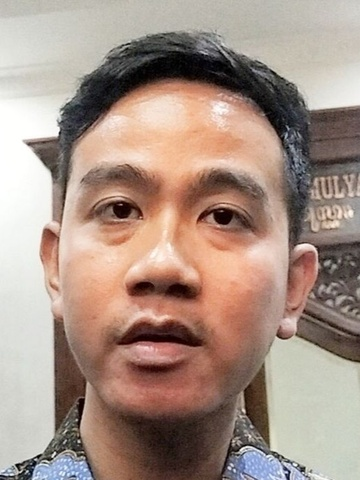
#> input picture face1.jpeg, 360 x 480 px, shrunk from 515 x 686 before the run, found by its file name
$ python exercise_6_3.py
#> lines starting #> are read from the running program, lines starting #| are printed output that depends on the picture; after the words box and inside, x2 and y2 are one past the last pixel; in counts of white or black regions, pixels touching at a corner belong together
# Exercise 6.3
# Modify the Example 6.3 Python program, trying different images and commenting on
# the accuracy of the detections.
import cv2

# Menguji pada berbagai gambar (misal face1.jpeg, face2.jpeg, dll.)
test_images = ['face1.jpeg', 'face0.jpg', 'face2.jpeg']
faceCascade = cv2.CascadeClassifier('haarcascade_frontalface_default.xml')
eyeCascade = cv2.CascadeClassifier('haarcascade_eye.xml')

for img_name in test_images:
    img = cv2.imread(img_name)
#> img is the input picture: shape (480, 360, 3); mean B, G, R 134.1, 145.9, 167.4
    if img is None:
        print(f"Gambar {img_name} tidak ditemukan, lewati.")
        continue

    gray = cv2.cvtColor(img, cv2.COLOR_BGR2GRAY)
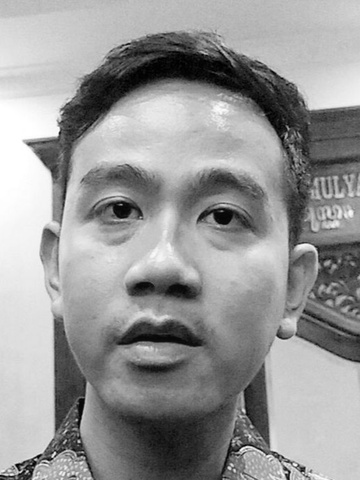
#> gray: shape (480, 360); min 0, max 255, mean 151
    faces = faceCascade.detectMultiScale(
        gray,
        scaleFactor=1.3,
        minNeighbors=5,
        minSize=(30, 30)
    )
#> faces = [[27, 95, 290, 290]]

    print(f"File: {img_name} -> Terdeteksi {len(faces)} wajah.")
#| File: face1.jpeg -> Terdeteksi 1 wajah.

    for (x, y, w, h) in faces:
        cv2.rectangle(img, (x, y), (x + w, y + h), (255, 255, 0), 2)
        cv2.putText(img, 'face', (x + 10, y + 10), cv2.FONT_HERSHEY_SIMPLEX, 1, (255, 0, 255), 2)
        face_gray = gray[y:y + h, x:x + w]
        face_color = img[y:y + h, x:x + w]

        eyes = eyeCascade.detectMultiScale(
            face_gray,
            scaleFactor=1.1,
            minNeighbors=10,
            minSize=(10, 10),
        )
        print(f"  -> Terdeteksi {len(eyes)} mata pada wajah di ({x}, {y})")

        for (ex, ey, ew, eh) in eyes:
            cv2.rectangle(face_color, (ex, ey), (ex + ew, ey + eh), (0, 255, 0), 2)
#> this loop made 1 pass
#> (x, y, w, h, eyes) on pass 1: (27, 95, 290, 290, [[158, 90, 64, 64], [56, 83, 66, 66]])
#|   -> Terdeteksi 2 mata pada wajah di (27, 95)
#> pass 1, `face_gray = gray[y:y + h, x:x + w]`:
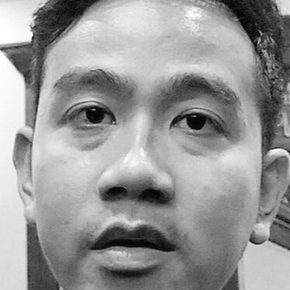
#> face_gray: shape (290, 290); min 1, max 255, mean 151.1
#> pass 1, `face_color = img[y:y + h, x:x + w]`:
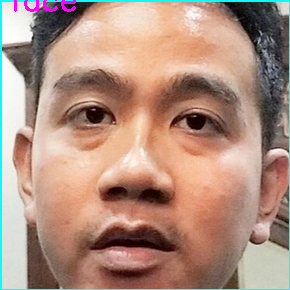
#> face_color: shape (290, 290, 3); mean B, G, R 128.2, 143.8, 174.9
#> after the loop:
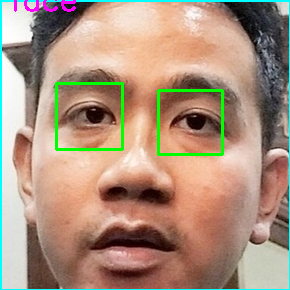
#> face_color: shape (290, 290, 3); 1.85% of pixels changed, all inside (x1, y1, x2, y2) = (55, 82, 224, 156)
#> after the loop:
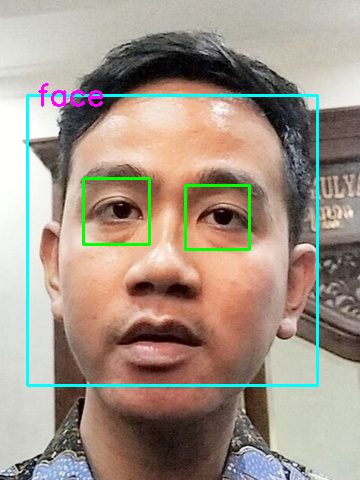
#> img: shape (480, 360, 3); 3.15% of pixels changed, all inside (x1, y1, x2, y2) = (26, 83, 319, 387)

    cv2.imshow(f'Exercise 6.3 - {img_name}', img)
    cv2.waitKey(0)
#> pass 2 of the loop `for img_name in test_images:`:
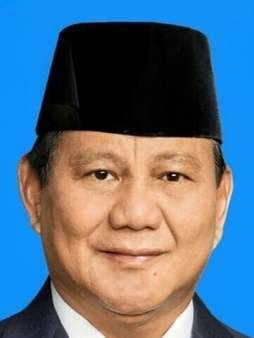
#> input picture face0.jpg, 254 x 338 px, shrunk from 363 x 483 before the run, found by its file name
#> img is the input picture: shape (338, 254, 3); mean B, G, R 130.4, 110.6, 87.5
#> gray: shape (338, 254)
#> faces = [[42, 106, 181, 181]]
#| File: face0.jpg -> Terdeteksi 1 wajah.
#> the loop `for (x, y, w, h) in faces:` made 1 pass
#> (x, y, w, h, eyes) on pass 1: (42, 106, 181, 181, [[36, 43, 50, 50], [107, 49, 44, 44]])
#> (printed output is left out)
#> after the loop `for (x, y, w, h) in faces:`:
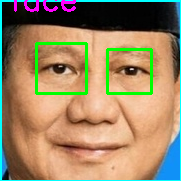
#> face_color: shape (181, 181, 3); mean B, G, R 100.4, 132.7, 154.5
#> after the loop `for (x, y, w, h) in faces:`:
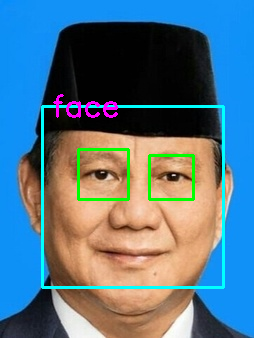
#> img: shape (338, 254, 3); 4.32% of pixels changed, all inside (x1, y1, x2, y2) = (41, 94, 225, 289)
#> pass 3 of the loop `for img_name in test_images:`:
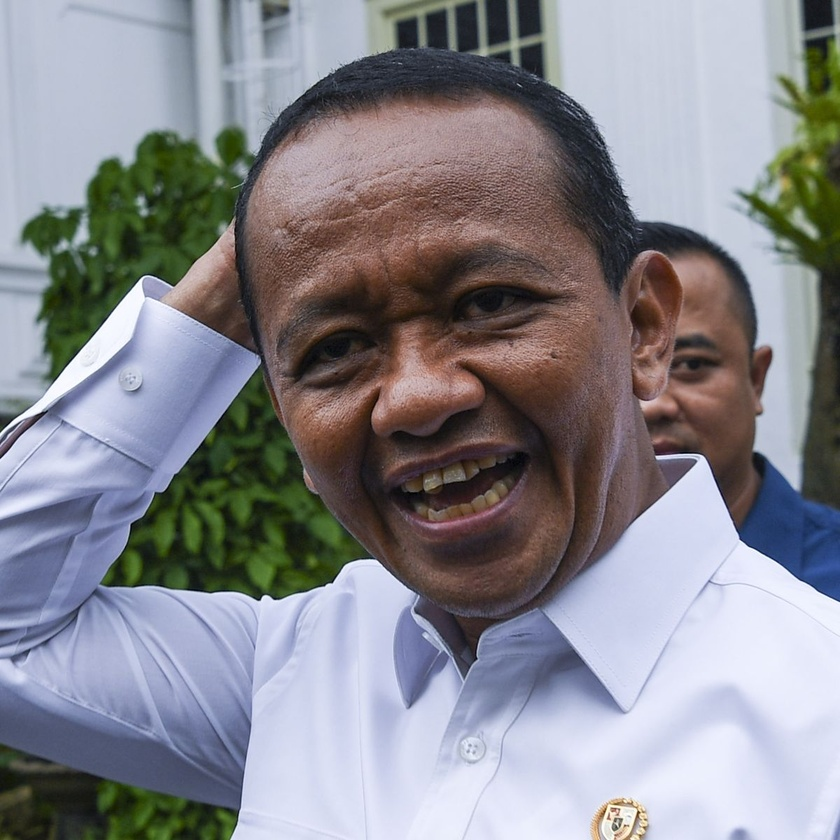
#> input picture face2.jpeg, 840 x 840 px, shrunk from 1200 x 1200 before the run, found by its file name
#> img is the input picture: shape (840, 840, 3); mean B, G, R 141.6, 134.9, 135.3
#> `gray = cv2.cvtColor(img, cv2.COLOR_BGR2GRAY)`:
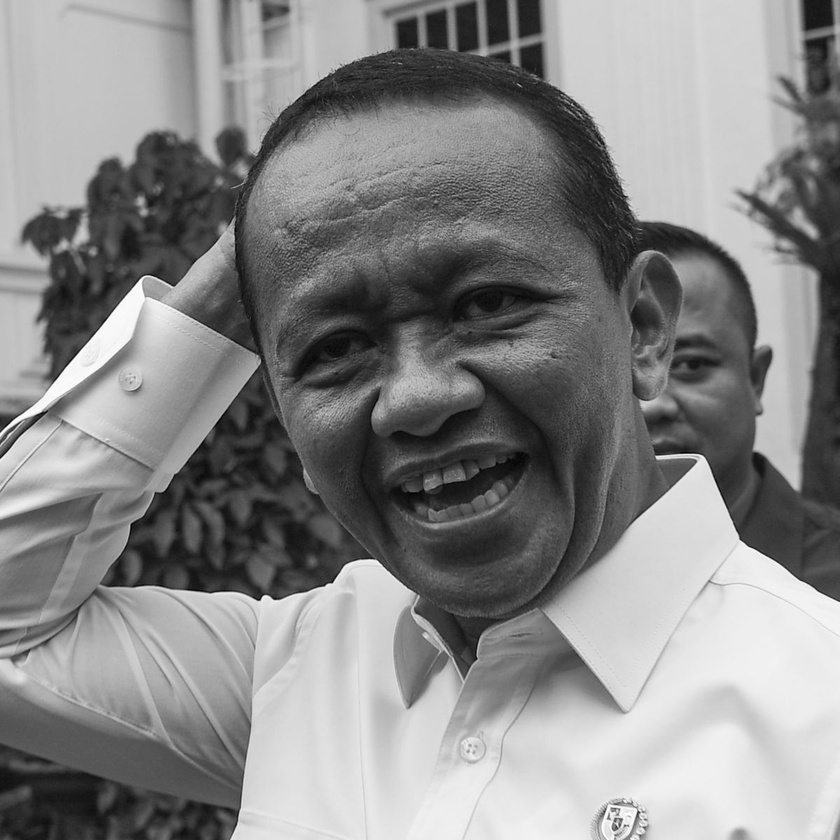
#> gray: shape (840, 840); min 0, max 255, mean 135.8
#> faces = ()
#| File: face2.jpeg -> Terdeteksi 0 wajah.

cv2.destroyAllWindows()
